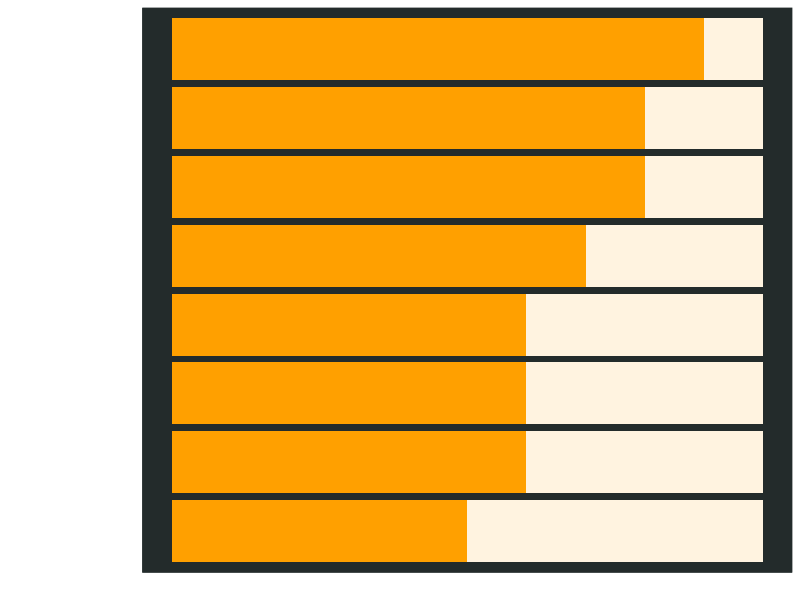

Reproduce this figure in R.
library(ggplot2)
library(tidyverse)

data = data.frame(
  'Skill' = factor(c('R', 'Python', 'Data Viz', 'Web\nScraping', 'SQL', 'Git', 'TeX', 'Bash'), 
                   levels=c("Bash", "TeX", "Git", "SQL", "Web\nScraping", "Data Viz", "Python", "R")),
  'Proficiency' = c(9,8,8,7,6,6,6,5),
  'bg' = c(rep(10, 8))
)


options(repr.plot.width = 2, repr.plot.height = 10)

plot = data %>% 
  ggplot(aes(y=Skill, x=Proficiency)) + 
  geom_col(aes(x=bg), fill="#fff3e0", width = 0.9) + #ffecb3
  geom_col(fill="#ffa000", width = 0.9) + 
  #ggthemes::theme_tufte() +
  theme_minimal() + 
  xlab('') + 
  ylab('') + 
  scale_x_continuous(limits = c(0,10), breaks=c()) +
  theme(
    panel.grid.major = element_blank(),
    panel.grid.minor = element_blank(),
    axis.text.y = element_text(colour="white", size=20),
    panel.background = element_rect(fill = '#232b2b', color = '#232b2b')
  )

#plot

ggsave('skill_figure.png', width = 3, height=5, plot=plot, dpi=500)
